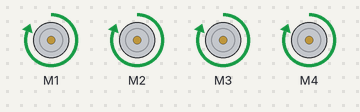
Recording of a sketch running on a simulated Arduino Uno, built with avr-gcc and run on an emulated ATmega328P. On the bench: 4 × DC motor (green arrow = forward, orange = backward, longer = faster).

Above: at 1.0 s.
At 3.0 s:
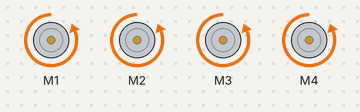
At 5.5 s:
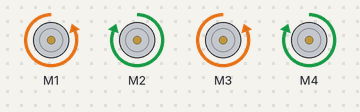
At 8.5 s:
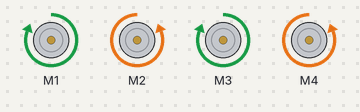
Timing chart, 0 to 13.0 s (numbered marks = the images above):
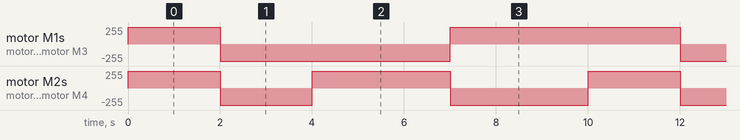

Measured:
- by itself, motor M1, motor M3: repeats every 10.0 s: backward 255/255 5.0 s, forward 255/255 5.0 s
- by itself, motor M2, motor M4: repeats every 10.0 s: backward 255/255 2.0 s, forward 255/255 3.0 s, backward 255/255 3.0 s, forward 255/255 2.0 s

The sketch:

Prog_94_1.ino
```cpp
#include <AFMotor.h>

AF_DCMotor Motor1(1);
AF_DCMotor Motor2(2);
AF_DCMotor Motor3(3);
AF_DCMotor Motor4(4);

int Vel = 255 ;    // Define la velocidad base del Rover

void setup()
{
 Serial.begin(9600);
}

void loop()
{
  Avance();
  delay(2000);
  Retroceso();
  delay(2000);
  giroIzquierda();
  delay(3000);
  giroDerecha();
  delay(3000);


}

void SetVel(int v1, int v2, int v3, int v4)
{
         Motor1.setSpeed(v1);
         Motor2.setSpeed(v2);
         Motor3.setSpeed(v3);
         Motor4.setSpeed(v4);
}

void Avance()
{
  SetVel(Vel,Vel,Vel,Vel);
  Motor1.run(FORWARD) ;
  Motor2.run(FORWARD);
  Motor3.run(FORWARD);
  Motor4.run(FORWARD);
}

void Retroceso()
{
  SetVel(Vel,Vel,Vel,Vel);
  Motor1.run(BACKWARD) ;
  Motor2.run(BACKWARD);
  Motor3.run(BACKWARD);
  Motor4.run(BACKWARD);
}

void Paro()
{ Motor1.run(RELEASE);
  Motor2.run(RELEASE);
  Motor3.run(RELEASE);
  Motor4.run(RELEASE);
}

void giroIzquierda()
{
    //int v = Vel * 2 / 3 ;
   // Serial.print(v);
    SetVel( Vel,Vel, Vel, Vel) ;

    Motor1.run(BACKWARD) ;
    Motor2.run(FORWARD);
    Motor3.run(BACKWARD);
    Motor4.run(FORWARD);
}

void giroDerecha()
{

    SetVel( Vel, Vel, Vel, Vel) ;

    Motor1.run(FORWARD) ;
    Motor2.run(BACKWARD);
    Motor3.run(FORWARD);
    Motor4.run(BACKWARD);
}
```
